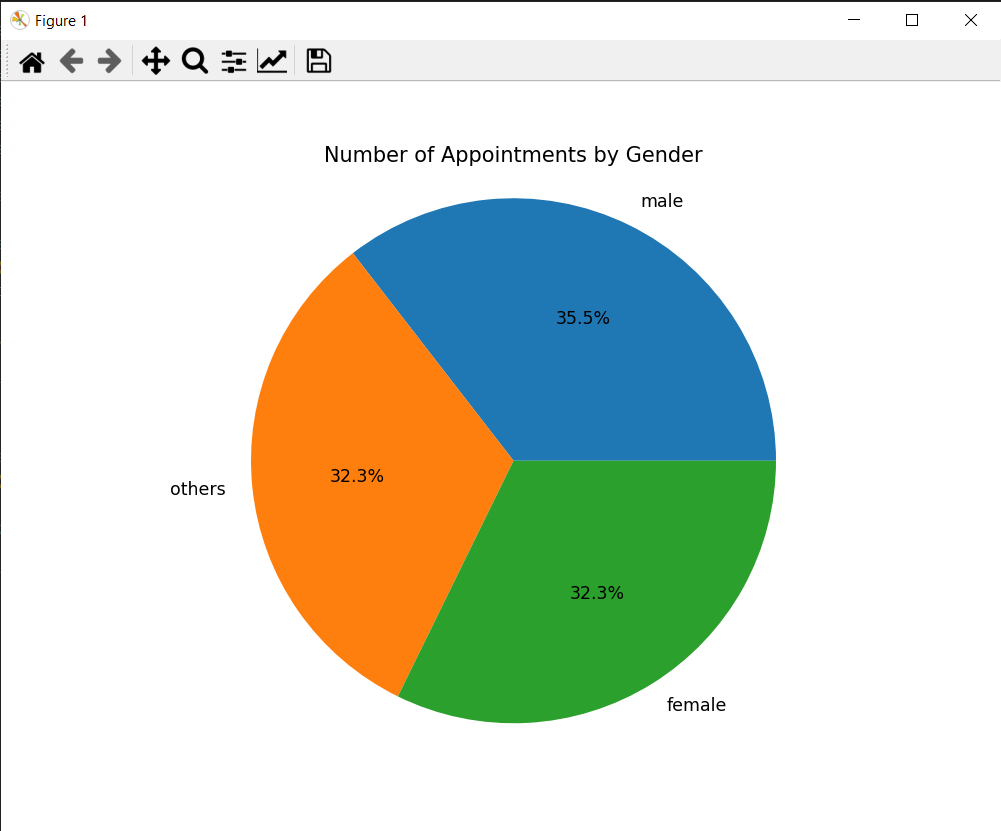

Reproduce this figure in Python.
import re
import hashlib
import json
import pandas as pd
from datetime import datetime

# Function to check if a phone number is valid
def is_valid_mobile(phone_number):
    # Remove any non-digit characters from the phone number
    cleaned_number = re.sub(r'\D', '', phone_number)

    # Check if the cleaned number meets the length requirement
    if len(cleaned_number) == 10:
        # Check if the number falls within the valid range
        if 6000000000 <= int(cleaned_number) <= 9999999999:
            return True

    return False

# Function to generate SHA256 hash for a phone number
def generate_hash(phone_number):
    # Remove any non-digit characters from the phone number
    cleaned_number = re.sub(r'\D', '', phone_number)

    # Prefix the number with '+91' or '91' if it's a valid number
    if is_valid_mobile(cleaned_number):
        cleaned_number = '91' + cleaned_number[-10:]

    # Generate SHA256 hash
    sha256_hash = hashlib.sha256(cleaned_number.encode()).hexdigest()

    return sha256_hash if is_valid_mobile(phone_number) else None

# Function to calculate age based on date of birth
def calculate_age(dob):
    if dob is None:
        return None
        

    dob_date = datetime.fromisoformat(dob.replace('Z', '+00:00')).date()
    today = datetime.now().date()
    age = today.year - dob_date.year

    if today.month < dob_date.month or (today.month == dob_date.month and today.day < dob_date.day):
        age -= 1

    return age

# Read the JSON file
with open('Ques2.json') as f:
    data = json.load(f)

# Extract the required columns
columns = ['appointmentId', 'phoneNumber', 'patientDetails.firstName', 'patientDetails.lastName',
           'patientDetails.gender', 'patientDetails.birthDate']

records = []
for item in data:
    record = {}
    for col in columns:
        keys = col.split('.')
        temp = item
        for key in keys:
            if isinstance(temp, dict) and key in temp:
                temp = temp[key]
            else:
                temp = None
                break
        record[col] = temp
    records.append(record)

# Transform the 'gender' column
for record in records:
    gender = record['patientDetails.gender']
    if gender == 'M':
        record['patientDetails.gender'] = 'male'
    elif gender == 'F':
        record['patientDetails.gender'] = 'female'
    else:
        record['patientDetails.gender'] = 'others'

# Rename the 'birthDate' column as 'DOB'
for record in records:
    record['DOB'] = record.pop('patientDetails.birthDate')

# Create the 'fullName' derived column
for record in records:
    firstName = record['patientDetails.firstName']
    lastName = record['patientDetails.lastName']
    record['fullName'] = f"{firstName} {lastName}"

# Create the 'phoneNumberHash' column
for record in records:
    phoneNumber = record['phoneNumber']
    record['phoneNumberHash'] = generate_hash(phoneNumber)

# Create the 'Age' column
for record in records:
    dob = record['DOB']
    record['Age'] = calculate_age(dob)

# Extract the medicine names and count the active medicines for each appointmentId
medicines_data = {}
for item in data:
    appointment_id = item['appointmentId']
    medicines = item['consultationData']['medicines']
    active_medicines = [medicine['medicineName'] for medicine in medicines if medicine['isActive']]
    medicines_data[appointment_id] = {
        'noOfMedicines': len(medicines),
        'noOfActiveMedicines': len(active_medicines),
        'noOfInactiveMedicines': len(medicines) - len(active_medicines),
        'medicineNames': ', '.join(active_medicines)
    }
for record in records:
    appointment_id = record['appointmentId']
    if appointment_id in medicines_data:
        aggregated_data = medicines_data[appointment_id]
        record.update(aggregated_data)
        record['Age'] = record['Age']  # Add 'Age' column
        record['gender'] = record['patientDetails.gender']  # Add 'gender' column
    else:
        record['noOfMedicines'] = None
        record['noOfActiveMedicines'] = None
        record['noOfInactiveMedicines'] = None
        record['medicineNames'] = None
        record['Age'] = None  # Add 'Age' column with None value
        record['gender'] = None  # Add 'gender' column with None value

# Create a DataFrame from the records
#
df = pd.DataFrame(records)
with open('aggregated_data.json', 'w') as f:
    json.dump(aggregated_data, f, indent=4)

# df = pd.DataFrame(records)

# Print the DataFrame
print(df)

#to create a csv file
df.to_csv('output.csv', index=False, sep='—')

import matplotlib.pyplot as plt

# Count the number of appointments for each gender
gender_counts = df['patientDetails.gender'].value_counts()

# Plot the pie chart
plt.figure(figsize=(8, 6))
plt.pie(gender_counts, labels=gender_counts.index, autopct='%1.1f%%')
plt.title('Number of Appointments by Gender')
plt.axis('equal')
plt.show()
